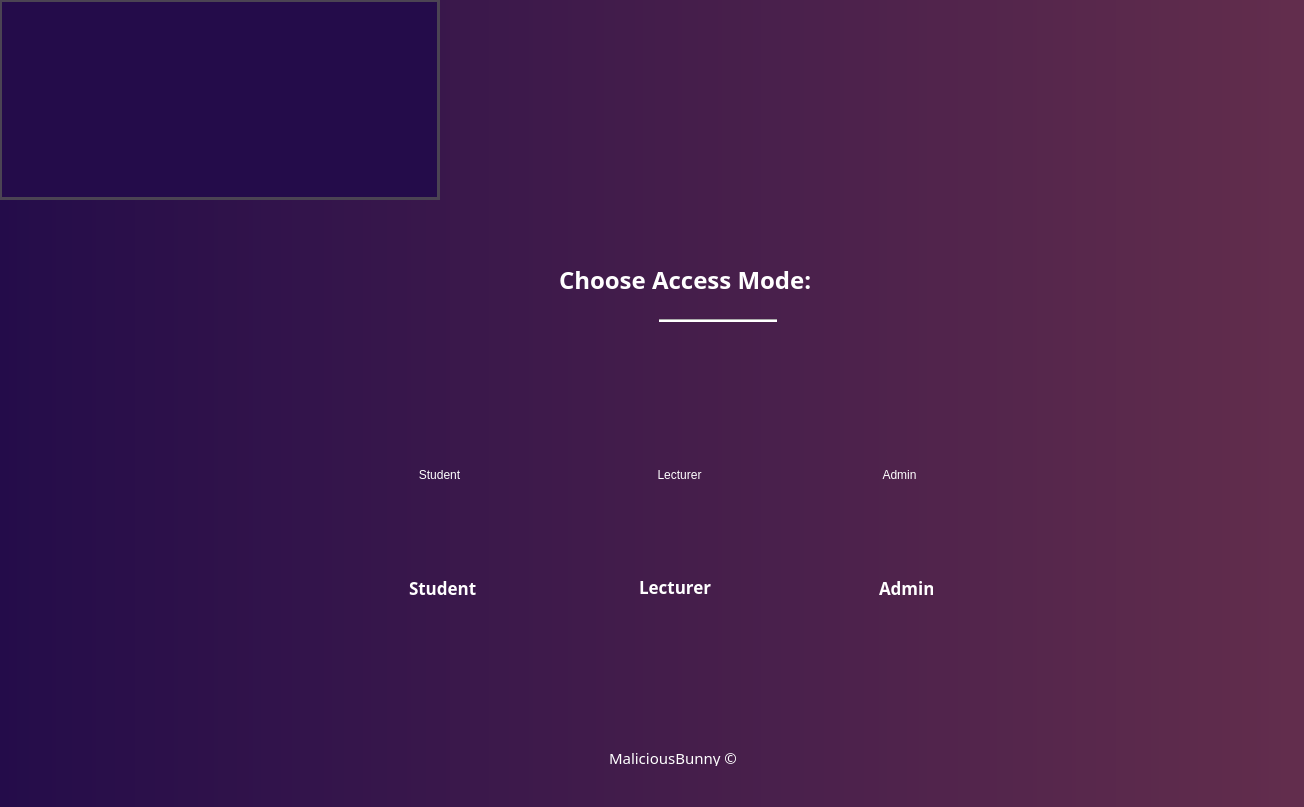
<?xml version="1.0" encoding="UTF-8"?>
<ui version="4.0">
 <class>LandingPage_2</class>
 <widget class="QWidget" name="LandingPage_2">
  <property name="geometry">
   <rect>
    <x>0</x>
    <y>0</y>
    <width>1304</width>
    <height>807</height>
   </rect>
  </property>
  <property name="windowTitle">
   <string>Form</string>
  </property>
  <property name="windowIcon">
   <iconset resource="../Icons/resources.qrc">
    <normaloff>:/resources/ict-university-461753.jpg</normaloff>:/resources/ict-university-461753.jpg</iconset>
  </property>
  <widget class="QStackedWidget" name="LandingPage">
   <property name="geometry">
    <rect>
     <x>-1</x>
     <y>-1</y>
     <width>1341</width>
     <height>811</height>
    </rect>
   </property>
   <property name="styleSheet">
    <string notr="true">background-color: qlineargradient(x1:3, y1:0, x2:0, y2:0, stop:0 #E57352, stop:1 #240C4A);
color:white;
</string>
   </property>
   <widget class="QWidget" name="page">
    <widget class="Line" name="line">
     <property name="geometry">
      <rect>
       <x>660</x>
       <y>320</y>
       <width>118</width>
       <height>3</height>
      </rect>
     </property>
     <property name="styleSheet">
      <string notr="true">background-color:white;</string>
     </property>
     <property name="orientation">
      <enum>Qt::Horizontal</enum>
     </property>
    </widget>
    <widget class="QLabel" name="label_4">
     <property name="geometry">
      <rect>
       <x>640</x>
       <y>580</y>
       <width>91</width>
       <height>16</height>
      </rect>
     </property>
     <property name="font">
      <font>
       <family>Hack Nerd Font</family>
       <pointsize>13</pointsize>
       <bold>true</bold>
      </font>
     </property>
     <property name="styleSheet">
      <string notr="true">
border:none;

background-color:none;</string>
     </property>
     <property name="text">
      <string>Lecturer</string>
     </property>
    </widget>
    <widget class="QToolButton" name="StudentLanding">
     <property name="geometry">
      <rect>
       <x>360</x>
       <y>400</y>
       <width>161</width>
       <height>151</height>
      </rect>
     </property>
     <property name="cursor">
      <cursorShape>PointingHandCursor</cursorShape>
     </property>
     <property name="styleSheet">
      <string notr="true">border-radius:50%;

border:none;

background-color:none;

</string>
     </property>
     <property name="text">
      <string>Student</string>
     </property>
     <property name="icon">
      <iconset resource="../Icons/resources.qrc">
       <normaloff>:/resources/vibrent_21.png</normaloff>:/resources/vibrent_21.png</iconset>
     </property>
     <property name="iconSize">
      <size>
       <width>300</width>
       <height>300</height>
      </size>
     </property>
    </widget>
    <widget class="QToolButton" name="LecturerLanding">
     <property name="geometry">
      <rect>
       <x>600</x>
       <y>400</y>
       <width>161</width>
       <height>151</height>
      </rect>
     </property>
     <property name="cursor">
      <cursorShape>PointingHandCursor</cursorShape>
     </property>
     <property name="styleSheet">
      <string notr="true">border-radius:50%;


border:none;

background-color:none;</string>
     </property>
     <property name="text">
      <string>Lecturer</string>
     </property>
     <property name="icon">
      <iconset resource="../Icons/resources.qrc">
       <normaloff>:/resources/vibrent_1.png</normaloff>:/resources/vibrent_1.png</iconset>
     </property>
     <property name="iconSize">
      <size>
       <width>300</width>
       <height>300</height>
      </size>
     </property>
    </widget>
    <widget class="QLabel" name="label_6">
     <property name="geometry">
      <rect>
       <x>610</x>
       <y>750</y>
       <width>151</width>
       <height>17</height>
      </rect>
     </property>
     <property name="font">
      <font>
       <family>Hack Nerd Font</family>
       <pointsize>11</pointsize>
      </font>
     </property>
     <property name="styleSheet">
      <string notr="true">
border:none;

background-color:none;</string>
     </property>
     <property name="text">
      <string>MaliciousBunny © </string>
     </property>
    </widget>
    <widget class="QToolButton" name="AdminLanding">
     <property name="geometry">
      <rect>
       <x>820</x>
       <y>400</y>
       <width>161</width>
       <height>151</height>
      </rect>
     </property>
     <property name="cursor">
      <cursorShape>PointingHandCursor</cursorShape>
     </property>
     <property name="styleSheet">
      <string notr="true">border-radius:50%;

border:none;

background-color:none;</string>
     </property>
     <property name="text">
      <string>Admin</string>
     </property>
     <property name="icon">
      <iconset resource="../Icons/resources.qrc">
       <normaloff>:/resources/vibrent_8.png</normaloff>:/resources/vibrent_8.png</iconset>
     </property>
     <property name="iconSize">
      <size>
       <width>300</width>
       <height>300</height>
      </size>
     </property>
    </widget>
    <widget class="QLabel" name="label_2">
     <property name="geometry">
      <rect>
       <x>560</x>
       <y>240</y>
       <width>301</width>
       <height>81</height>
      </rect>
     </property>
     <property name="font">
      <font>
       <family>Hack Nerd Font</family>
       <pointsize>18</pointsize>
       <bold>true</bold>
      </font>
     </property>
     <property name="styleSheet">
      <string notr="true">font-weight:100px;

border:none;

background-color:none;</string>
     </property>
     <property name="text">
      <string>Choose Access Mode:</string>
     </property>
    </widget>
    <widget class="QLabel" name="label">
     <property name="geometry">
      <rect>
       <x>0</x>
       <y>0</y>
       <width>441</width>
       <height>201</height>
      </rect>
     </property>
     <property name="styleSheet">
      <string notr="true">background-color:#240C4A;
border: 3px solid #4B4453</string>
     </property>
     <property name="text">
      <string/>
     </property>
     <property name="pixmap">
      <pixmap resource="../Icons/resources.qrc">:/resources/ict-university-461753.jpg</pixmap>
     </property>
    </widget>
    <widget class="QLabel" name="label_5">
     <property name="geometry">
      <rect>
       <x>880</x>
       <y>580</y>
       <width>54</width>
       <height>17</height>
      </rect>
     </property>
     <property name="font">
      <font>
       <family>Hack Nerd Font</family>
       <pointsize>13</pointsize>
       <bold>true</bold>
      </font>
     </property>
     <property name="styleSheet">
      <string notr="true">
border:none;

background-color:none;</string>
     </property>
     <property name="text">
      <string>Admin</string>
     </property>
    </widget>
    <widget class="QLabel" name="label_3">
     <property name="geometry">
      <rect>
       <x>410</x>
       <y>580</y>
       <width>71</width>
       <height>17</height>
      </rect>
     </property>
     <property name="font">
      <font>
       <family>Hack Nerd Font</family>
       <pointsize>13</pointsize>
       <bold>true</bold>
      </font>
     </property>
     <property name="styleSheet">
      <string notr="true">
border:none;

background-color:none;</string>
     </property>
     <property name="text">
      <string>Student</string>
     </property>
    </widget>
   </widget>
   <widget class="QWidget" name="page_2"/>
  </widget>
 </widget>
 <resources>
  <include location="../Icons/resources.qrc"/>
  <include location="../../../../../Icons/resources.qrc"/>
 </resources>
 <connections/>
</ui>
